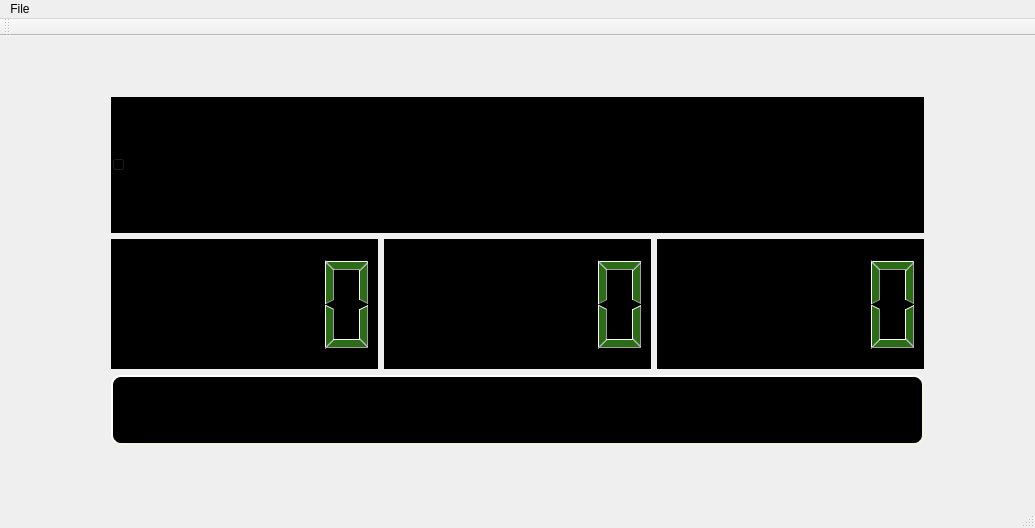
<?xml version="1.0" encoding="UTF-8"?>
<ui version="4.0">
 <class>MainWindow</class>
 <widget class="QMainWindow" name="MainWindow">
  <property name="geometry">
   <rect>
    <x>0</x>
    <y>0</y>
    <width>1033</width>
    <height>520</height>
   </rect>
  </property>
  <property name="windowTitle">
   <string>MainWindow</string>
  </property>
  <widget class="QWidget" name="centralWidget">
   <layout class="QVBoxLayout" name="verticalLayout_2">
    <item>
     <layout class="QVBoxLayout" name="verticalLayout">
      <property name="leftMargin">
       <number>100</number>
      </property>
      <property name="topMargin">
       <number>50</number>
      </property>
      <property name="rightMargin">
       <number>100</number>
      </property>
      <property name="bottomMargin">
       <number>50</number>
      </property>
      <item>
       <widget class="QSlider" name="horizontalSlider">
        <property name="sizePolicy">
         <sizepolicy hsizetype="Minimum" vsizetype="Fixed">
          <horstretch>0</horstretch>
          <verstretch>0</verstretch>
         </sizepolicy>
        </property>
        <property name="minimumSize">
         <size>
          <width>813</width>
          <height>136</height>
         </size>
        </property>
        <property name="styleSheet">
         <string notr="true">background-color: rgb(0, 0, 0);
color: rgb(256, 256, 256);
</string>
        </property>
        <property name="orientation">
         <enum>Qt::Horizontal</enum>
        </property>
       </widget>
      </item>
      <item>
       <layout class="QHBoxLayout" name="horizontalLayout">
        <item>
         <widget class="QLCDNumber" name="clockHour">
          <property name="sizePolicy">
           <sizepolicy hsizetype="Minimum" vsizetype="Fixed">
            <horstretch>0</horstretch>
            <verstretch>0</verstretch>
           </sizepolicy>
          </property>
          <property name="minimumSize">
           <size>
            <width>267</width>
            <height>130</height>
           </size>
          </property>
          <property name="styleSheet">
           <string notr="true">background-color: rgb(0, 0, 0);
color: rgb(42, 109, 22);
</string>
          </property>
         </widget>
        </item>
        <item>
         <widget class="QLCDNumber" name="clockMinute">
          <property name="sizePolicy">
           <sizepolicy hsizetype="Minimum" vsizetype="Fixed">
            <horstretch>0</horstretch>
            <verstretch>0</verstretch>
           </sizepolicy>
          </property>
          <property name="minimumSize">
           <size>
            <width>267</width>
            <height>130</height>
           </size>
          </property>
          <property name="styleSheet">
           <string notr="true">background-color: rgb(0, 0, 0);
color: rgb(42, 109, 22);
</string>
          </property>
         </widget>
        </item>
        <item>
         <widget class="QLCDNumber" name="clockSecond">
          <property name="sizePolicy">
           <sizepolicy hsizetype="Minimum" vsizetype="Fixed">
            <horstretch>0</horstretch>
            <verstretch>0</verstretch>
           </sizepolicy>
          </property>
          <property name="minimumSize">
           <size>
            <width>267</width>
            <height>130</height>
           </size>
          </property>
          <property name="styleSheet">
           <string notr="true">background-color: rgb(0, 0, 0);
color: rgb(42, 109, 22);
</string>
          </property>
         </widget>
        </item>
       </layout>
      </item>
      <item>
       <widget class="QPushButton" name="playButton">
        <property name="sizePolicy">
         <sizepolicy hsizetype="Minimum" vsizetype="Fixed">
          <horstretch>0</horstretch>
          <verstretch>200</verstretch>
         </sizepolicy>
        </property>
        <property name="minimumSize">
         <size>
          <width>206</width>
          <height>70</height>
         </size>
        </property>
        <property name="styleSheet">
         <string notr="true">QPushButton#playButton {
    background-color: black;
    border-style: outset;
    border-width: 2px;
    border-radius: 10px;
    border-color: beige;
    font: bold 14px;
    min-width: 10em;
    padding: 6px;
}

QPushButton#playButton:hover {
    background-color: rgb(54, 54, 54);
    border-style: inset;
}

QPushButton#playButton:pressed {
    background-color: grey;
    border-style: inset;
}</string>
        </property>
        <property name="text">
         <string/>
        </property>
        <property name="icon">
         <iconset>
          <normaloff>images/play.jpeg</normaloff>images/play.jpeg</iconset>
        </property>
        <property name="iconSize">
         <size>
          <width>60</width>
          <height>24</height>
         </size>
        </property>
       </widget>
      </item>
     </layout>
    </item>
   </layout>
   <zorder>playButton</zorder>
   <zorder>horizontalSlider</zorder>
   <zorder>layoutWidget</zorder>
   <zorder></zorder>
   <zorder>clockMinute</zorder>
   <zorder>clockSecond</zorder>
   <zorder>clockHour</zorder>
  </widget>
  <widget class="QMenuBar" name="menuBar">
   <property name="geometry">
    <rect>
     <x>0</x>
     <y>0</y>
     <width>1033</width>
     <height>27</height>
    </rect>
   </property>
   <widget class="QMenu" name="menuFile">
    <property name="title">
     <string>File</string>
    </property>
    <addaction name="actionOpen"/>
   </widget>
   <addaction name="menuFile"/>
  </widget>
  <widget class="QToolBar" name="mainToolBar">
   <attribute name="toolBarArea">
    <enum>TopToolBarArea</enum>
   </attribute>
   <attribute name="toolBarBreak">
    <bool>false</bool>
   </attribute>
  </widget>
  <widget class="QStatusBar" name="statusBar"/>
  <action name="actionOpen">
   <property name="text">
    <string>Open</string>
   </property>
  </action>
 </widget>
 <layoutdefault spacing="6" margin="11"/>
 <resources/>
 <connections/>
</ui>
